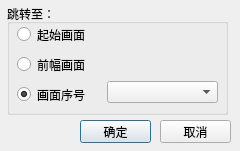
<?xml version="1.0" encoding="UTF-8"?>
<ui version="4.0">
 <class>QScreenDialog</class>
 <widget class="QDialog" name="QScreenDialog">
  <property name="geometry">
   <rect>
    <x>0</x>
    <y>0</y>
    <width>240</width>
    <height>151</height>
   </rect>
  </property>
  <property name="windowTitle">
   <string>画面号</string>
  </property>
  <widget class="QGroupBox" name="groupBox">
   <property name="geometry">
    <rect>
     <x>7</x>
     <y>4</y>
     <width>221</width>
     <height>111</height>
    </rect>
   </property>
   <property name="title">
    <string>跳转至：</string>
   </property>
   <widget class="QRadioButton" name="radioButton">
    <property name="geometry">
     <rect>
      <x>10</x>
      <y>20</y>
      <width>181</width>
      <height>21</height>
     </rect>
    </property>
    <property name="text">
     <string>起始画面</string>
    </property>
   </widget>
   <widget class="QRadioButton" name="radioButton_2">
    <property name="geometry">
     <rect>
      <x>10</x>
      <y>50</y>
      <width>191</width>
      <height>21</height>
     </rect>
    </property>
    <property name="text">
     <string>前幅画面</string>
    </property>
   </widget>
   <widget class="QRadioButton" name="radioButton_3">
    <property name="geometry">
     <rect>
      <x>10</x>
      <y>80</y>
      <width>81</width>
      <height>21</height>
     </rect>
    </property>
    <property name="text">
     <string>画面序号</string>
    </property>
    <property name="checked">
     <bool>true</bool>
    </property>
   </widget>
   <widget class="QComboBox" name="comboBox">
    <property name="geometry">
     <rect>
      <x>100</x>
      <y>77</y>
      <width>111</width>
      <height>22</height>
     </rect>
    </property>
   </widget>
  </widget>
  <widget class="QPushButton" name="pushButton">
   <property name="geometry">
    <rect>
     <x>80</x>
     <y>120</y>
     <width>71</width>
     <height>23</height>
    </rect>
   </property>
   <property name="text">
    <string>确定</string>
   </property>
  </widget>
  <widget class="QPushButton" name="pushButton_2">
   <property name="geometry">
    <rect>
     <x>160</x>
     <y>120</y>
     <width>71</width>
     <height>23</height>
    </rect>
   </property>
   <property name="text">
    <string>取消</string>
   </property>
  </widget>
 </widget>
 <resources/>
 <connections/>
</ui>
